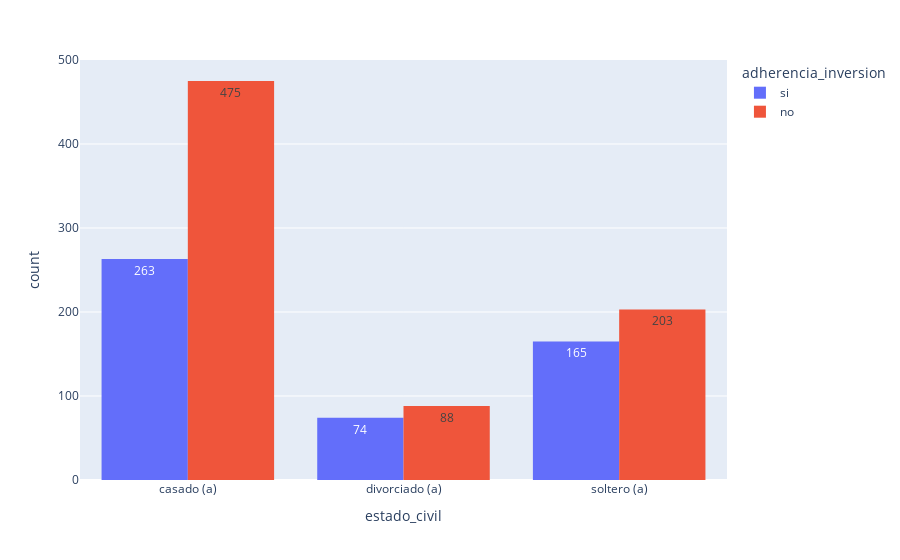

Notebook code cell kept with this figure:
### Code cell
# barmode='group' es para hacer una grafica de barras agrupadas
# color='adherencia_inversion es para clasificar la columna estado_civil en si y no de adherencia_inversion

# en otras palabras, es para saber quienes estan en el programa de inversion separandolos por grupos de 
# casado, divorciado y soltero
px.histogram(datos, x='estado_civil',text_auto=True, color='adherencia_inversion',barmode='group')

### Figure 1 — Plotly figure (JSON) as saved in the notebook; plotly's stock layout.template omitted (floating-point values rounded to 4 significant figures; data arrays with more than 128 entries replaced by an {"elided": "..."} marker saying what was removed)
{"data": [{"alignmentgroup": "True", "bingroup": "x", "hovertemplate": "adherencia_inversion=si<br>estado_civil=%{x}<br>count=%{y}<extra></extra>", "legendgroup": "si", "marker": {"color": "#636efa", "pattern": {"shape": ""}}, "name": "si", "offsetgroup": "si", "orientation": "v", "showlegend": true, "texttemplate": "%{value}", "type": "histogram", "x": {"elided": "502 str values"}, "xaxis": "x", "yaxis": "y"}, {"alignmentgroup": "True", "bingroup": "x", "hovertemplate": "adherencia_inversion=no<br>estado_civil=%{x}<br>count=%{y}<extra></extra>", "legendgroup": "no", "marker": {"color": "#EF553B", "pattern": {"shape": ""}}, "name": "no", "offsetgroup": "no", "orientation": "v", "showlegend": true, "texttemplate": "%{value}", "type": "histogram", "x": {"elided": "766 str values"}, "xaxis": "x", "yaxis": "y"}], "layout": {"barmode": "group", "legend": {"title": {"text": "adherencia_inversion"}, "tracegroupgap": 0}, "margin": {"t": 60}, "xaxis": {"anchor": "y", "domain": [0, 1], "title": {"text": "estado_civil"}}, "yaxis": {"anchor": "x", "domain": [0, 1], "title": {"text": "count"}}}}
